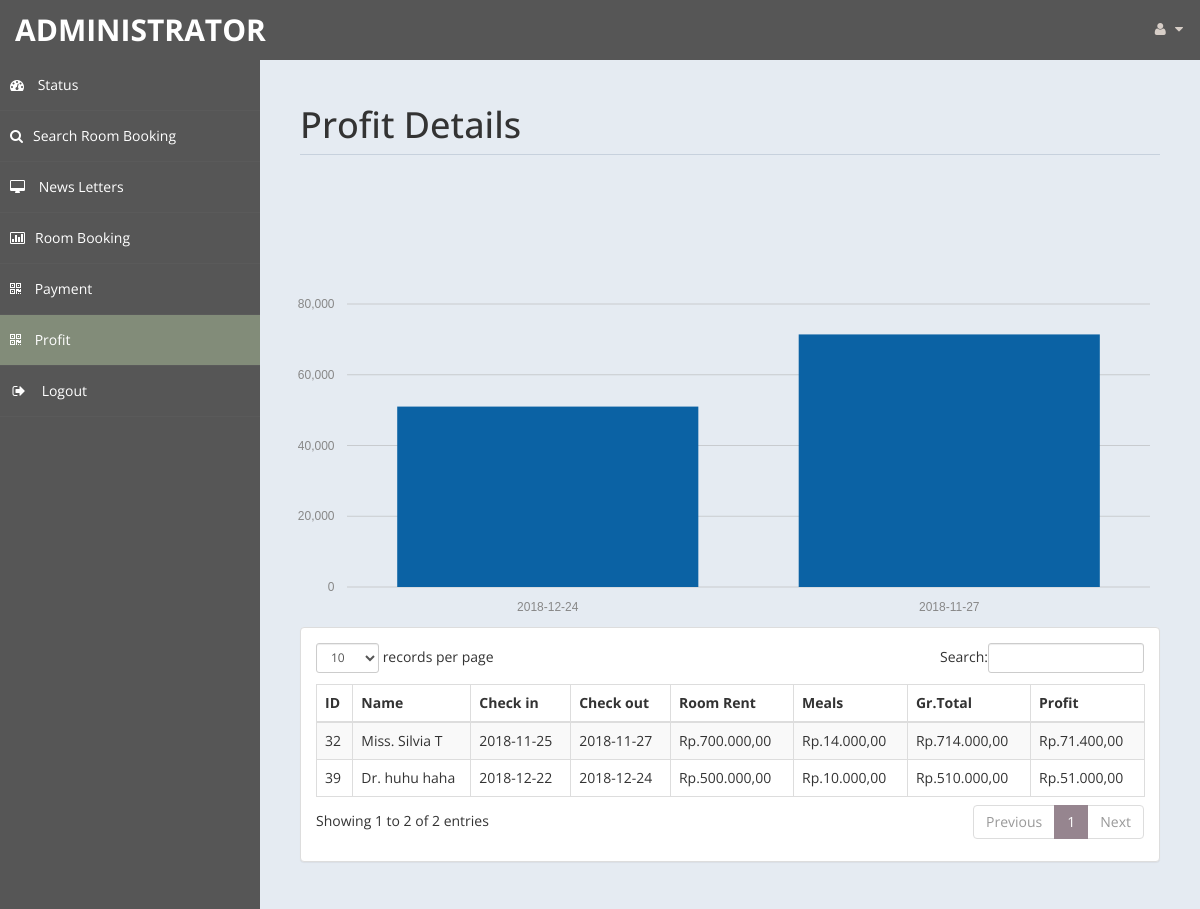
The app's page /admin/profit.php (signed in) with its own data.
### tables this page shows
CREATE TABLE `payment` (
  `id` int(11) DEFAULT NULL,
  `title` varchar(5) DEFAULT NULL,
  `fname` varchar(30) DEFAULT NULL,
  `lname` varchar(30) DEFAULT NULL,
  `troom` varchar(30) DEFAULT NULL,
  `cin` date DEFAULT NULL,
  `cout` date DEFAULT NULL,
  `ttot` double(8,2) DEFAULT NULL,
  `fintot` double(8,2) DEFAULT NULL,
  `mepr` double(8,2) DEFAULT NULL,
  `meal` varchar(30) DEFAULT NULL,
  `noofdays` int(11) DEFAULT NULL
);

### admin/profit.php (the view, shortened to what this page needs)
<!DOCTYPE html>
<html xmlns="http://www.w3.org/1999/xhtml">
<head>
    <link href="assets/css/bootstrap.css" rel="stylesheet" />
    <link href="assets/css/font-awesome.css" rel="stylesheet" />
	<link rel="stylesheet" href="assets/css/morris.css">
    <link href="assets/css/custom-styles.css" rel="stylesheet" />
    <link href="assets/js/dataTables/dataTables.bootstrap.css" rel="stylesheet" />
</head>
<body>
    <div id="wrapper">
        <nav class="navbar navbar-default top-navbar" role="navigation">
            <div class="navbar-header">
                <a class="navbar-brand" href="home.php"> Administrator </a>
            </div>
            <ul class="nav navbar-top-links navbar-right">
                <li class="dropdown">
                    <a class="dropdown-toggle" data-toggle="dropdown" href="#" aria-expanded="false">
                        <i class="fa fa-user fa-fw"></i> <i class="fa fa-caret-down"></i>
                    </a>
                </li>
            </ul>
        </nav>
        <nav class="navbar-default navbar-side" role="navigation">
            <div class="sidebar-collapse">
                <ul class="nav" id="main-menu">
                    <li>
                        <a href="home.php"><i class="fa fa-dashboard"></i> Status</a>
                    </li>
                    <li>
                        <a href="searchroombook.php"><i class="fa fa-search"></i>Search Room Booking</a>
                    </li>
                    <li>
                        <a  href="messages.php"><i class="fa fa-desktop"></i> News Letters</a>
                    </li>
					<li>
                        <a href="roombook.php"><i class="fa fa-bar-chart-o"></i>Room Booking</a>
                    </li>
                    <li>
                        <a  href="payment.php"><i class="fa fa-qrcode"></i> Payment</a>
                    </li>
					 <li>
                        <a class="active-menu" href="profit.php"><i class="fa fa-qrcode"></i> Profit</a>
                    </li>
                    <li>
                        <a href="logout.php" ><i class="fa fa-sign-out fa-fw"></i> Logout</a>
                    </li>
            </div>
        </nav>
        <div id="page-wrapper" >
            <div id="page-inner">
			 <div class="row">
                    <div class="col-md-12">
                        <h1 class="page-header">
                           Profit Details<small> </small>
                        </h1>
                    </div>
                </div>
            <div class="row">
				<?php
				include('db.php');
?>
				<br>
				<br>
				<br>
				<br><div id="chart"></div>
                <div class="col-md-12">
                    <div class="panel panel-default">
                        <div class="panel-body">
                            <div class="table-responsive">
                                <table class="table table-striped table-bordered table-hover" id="dataTables-example">
                                    <thead>
                                        <tr>
											<th>ID</th>
                                            <th>Name</th>
                                            <th>Check in</th>
											<th>Check out</th>
                                            <th>Room Rent</th>
											<th>Meals </th>
											<th>Gr.Total</th>
											<th>Profit</th>
                                        </tr>
                                    </thead>
                                    <tbody>
									<?php
										$sql="select * from payment";
										$re = mysqli_query($con,$sql);
										while($row = mysqli_fetch_array($re))
										{
											$id = $row['id'];
											if($id % 2 ==1 )
											{
												echo"<tr class='gradeC'>
													<td>".$row['id']." </td>
													<td>".$row['title']." ".$row['fname']." ".$row['lname']."</td>
													<td>".$row['cin']."</td>
													<td>".$row['cout']."</td>
													<td>Rp.".number_format($row['ttot'],2,',','.')."</td>
													<td>Rp.".number_format($row['mepr'],2,',','.')."</td>
													<td>Rp.".number_format($row['fintot'],2,',','.')."</td>
													<td>Rp.".number_format($row['fintot']*10/100,2,',','.') ."</td>
													</tr>";
											}
											else
											{
												echo"<tr class='gradeU'>
													<td>".$row['id']." </td>
													<td>".$row['title']." ".$row['fname']." ".$row['lname']."</td>
													<td>".$row['cin']."</td>
													<td>".$row['cout']."</td>
													<td>Rp.".number_format($row['ttot'],2,',','.')."</td>
													<td>Rp.".number_format($row['mepr'],2,',','.')."</td>
													<td>Rp.".number_format($row['fintot'],2,',','.')."</td>
													<td>Rp.".number_format($row['fintot']*10/100,2,',','.') ."</td>
													</tr>";
											}
										}
									?>
                                    </tbody>
                                </table>
                            </div>
                        </div>
                    </div>
                </div>
            </div>
                </div>
            </div>
    </div>
</body>
</html>

### admin/assets/css/custom-styles.css (style rules this page uses)
body { font-family: 'Open Sans', sans-serif; }
#wrapper { width: 100%; background:#565656; }
#page-wrapper { padding: 15px 15px; min-height: 600px; background:#E5EBF2; }
#page-inner { width:100%; margin:10px 20px 10px 0px; background-color:transparent; padding:10px; min-height:1200px; }
h1, .h1, h2, .h2, h3, .h3 { margin-top: 7px; margin-bottom: -5px; }
.page-header { padding-bottom: 9px; margin: 10px 0 45px; border-bottom: 1px solid #C7D1DD; }
.top-navbar { margin:0px; }
.top-navbar .navbar-brand { color: #fff; width: 260px; text-align: left; height: 60px; font-size: 30px; font-weight: 700; text-transform: uppercase; line-height: 30px; }
.top-navbar .nav > li { position: relative; display: inline-block; }
.top-navbar .nav > li > a { position: relative; display: block; padding: 19px 15px; color: #D7CEC7; }
.active-menu { background-color:#AB98!important; }
.sidebar-collapse , .sidebar-collapse .nav { background:none; }
.sidebar-collapse .nav { padding:0; }
.sidebar-collapse .nav > li > a { color:#fff; background:transparent; text-shadow:none; }
.sidebar-collapse > .nav > li > a { padding:15px 10px; }
.sidebar-collapse > .nav > li { border-bottom: 1px solid rgba(107, 108, 109, 0.19); }
.navbar-side { border:none; background-color: transparent; }
.top-navbar { background:#565656; border-bottom:none; }
.top-navbar .nav > li > a > i { margin-right: 2px; }
.navbar-default { border:0px solid black; }
.navbar-header { background: #565656; }
.nav > li > a > i { margin-right:10px; }
@media (min-width:768px) { #page-wrapper { margin: 0 0 0 260px; padding: 15px 30px; min-height: 1200px; } }
@media (min-width:768px) { .navbar-side { z-index: 1; position: absolute; width: 260px; } }
@media (min-width:768px) { .navbar { border-radius: 0px; } }

### records on screen
payment: id "39", title "Dr.", fname "huhu", lname "haha", cin "2018-12-22", cout "2018-12-24", ttot "500.000,00", mepr "10.000,00", fintot "510.000,00", $row['fintot']*10/100 "51.000,00"
payment: id "32", title "Miss.", fname "Silvia", lname "T", cin "2018-11-25", cout "2018-11-27", ttot "700.000,00", mepr "14.000,00", fintot "714.000,00", $row['fintot']*10/100 "71.400,00"
